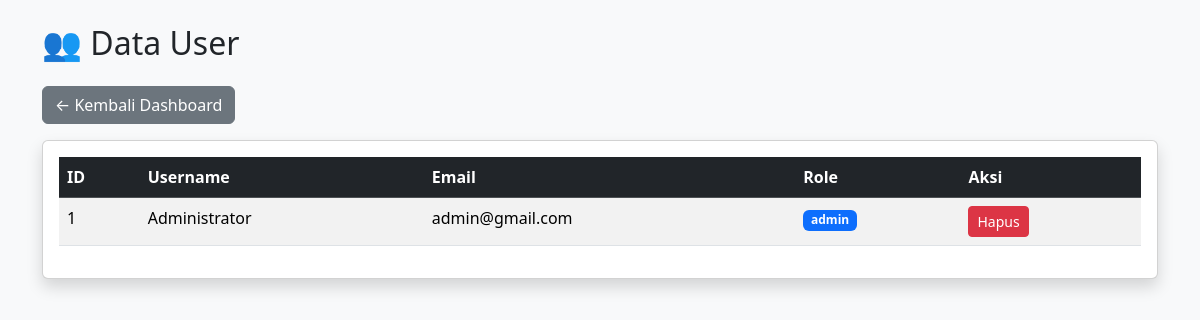
/admin/users (signed in), run on an earlier commit of the app's database.
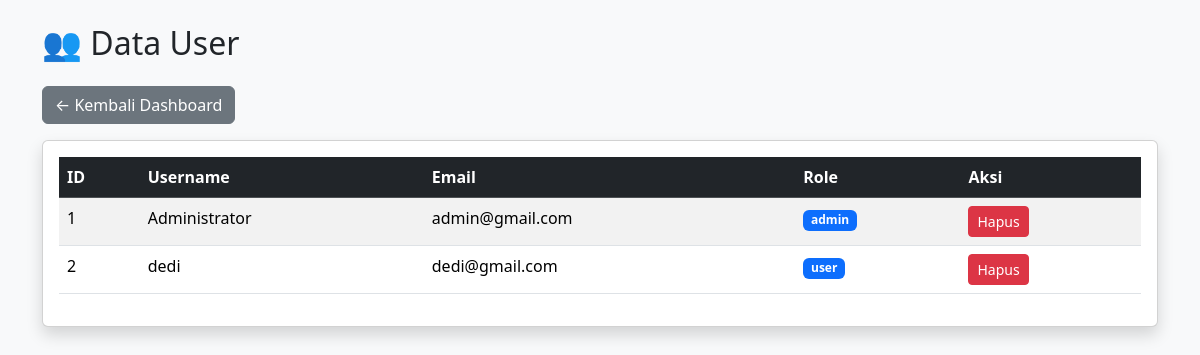
And on a later commit of the database.
### models.py (models this page shows)
class User(UserMixin, db.Model):
    id = db.Column(db.Integer, primary_key=True)
    username = db.Column(db.String(100))
    email = db.Column(db.String(100), unique=True)
    password = db.Column(db.String(255))
    role = db.Column(db.String(20), default="user")

### app.py (the view)
@app.route("/admin/users")
@login_required
def admin_users():
    if current_user.role != "admin": return redirect("/dashboard")
    return render_template("admin/users.html", users=User.query.all())

### app.py (called while the page is built)
@login_manager.user_loader
def load_user(user_id):
    return User.query.get(int(user_id))

### templates/admin/users.html (shortened to what this page needs)
<!DOCTYPE html><html>
<head>
    <link href="https://cdn.jsdelivr.net/npm/bootstrap@5.3.3/dist/css/bootstrap.min.css" rel="stylesheet">
</head>
<body class="bg-light"><div class="container mt-4"><h2 class="mb-4">👥 Data User</h2>
<a href="/admin" class="btn btn-secondary mb-3">
    ← Kembali Dashboard
</a>
<div class="card shadow">
    <div class="card-body">
        <table class="table table-striped table-hover">
            <thead class="table-dark">
                <tr>
                    <th>ID</th>
                    <th>Username</th>
                    <th>Email</th>
                    <th>Role</th>
                    <th>Aksi</th>
                </tr>
            </thead>
            <tbody>
            {% for user in users %}
                <tr>
                    <td>{{ user.id }}</td>
                    <td>{{ user.username }}</td>
                    <td>{{ user.email }}</td>
                    <td>
                        <span class="badge bg-primary">
                            {{ user.role }}
                        </span>
                    </td>
                    <td>
                        <a href="/delete-user/{{user.id}}" class="btn btn-danger btn-sm">
                            Hapus
                        </a>
                    </td>
                </tr>
            {% endfor %}
            </tbody>
        </table>
    </div>
</div>
</div></body>
</html>

What changed in the data, as far as the page shows it:
added User: id "2", username "dedi", email "dedi@gmail.com", role "user"
